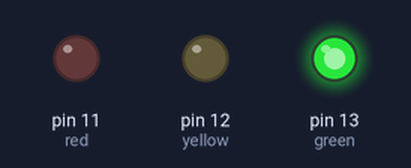
The sketch below on a simulated Arduino Uno, built with avr-gcc and run on an emulated ATmega328P. On the bench: output pins drawn as LEDs (lit = HIGH).

Above: at 0.5 s.
At 1.5 s:
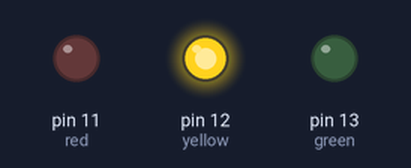
At 5.5 s:
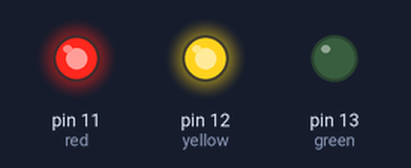
Timing chart, 0 to 6.9 s (numbered marks = the images above):
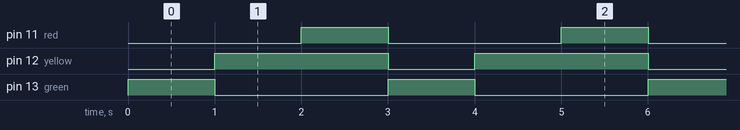

Measured:
- by itself, pin 11 (red), pin 13 (green): alternates HIGH for 1.0 s and LOW for 2.0 s
- by itself, pin 12 (yellow): alternates HIGH for 2.0 s and LOW for 1.0 s
- by itself, everything shown: repeats every 3.0 s, in 3 steps

The sketch:

Arduino_on_off_sequence.ino
```cpp
int green=13;
int yellow=12;
int red=11;
int button=7; //pushbutton


void setup() {
pinMode(green, OUTPUT);
pinMode(yellow,OUTPUT);
pinMode(red, OUTPUT);
pinMode(button, INPUT);
}

void loop() {
  //only green on
digitalWrite(green,HIGH);
digitalWrite(yellow,LOW);
digitalWrite(red,LOW);
delay(1000);
//only yellow on
digitalWrite(green,LOW);
digitalWrite(yellow,HIGH);
delay(1000);
//only red on
digitalWrite(red, HIGH);
digitalWrite(yellow,HIGH);
delay(1000);

}
```
